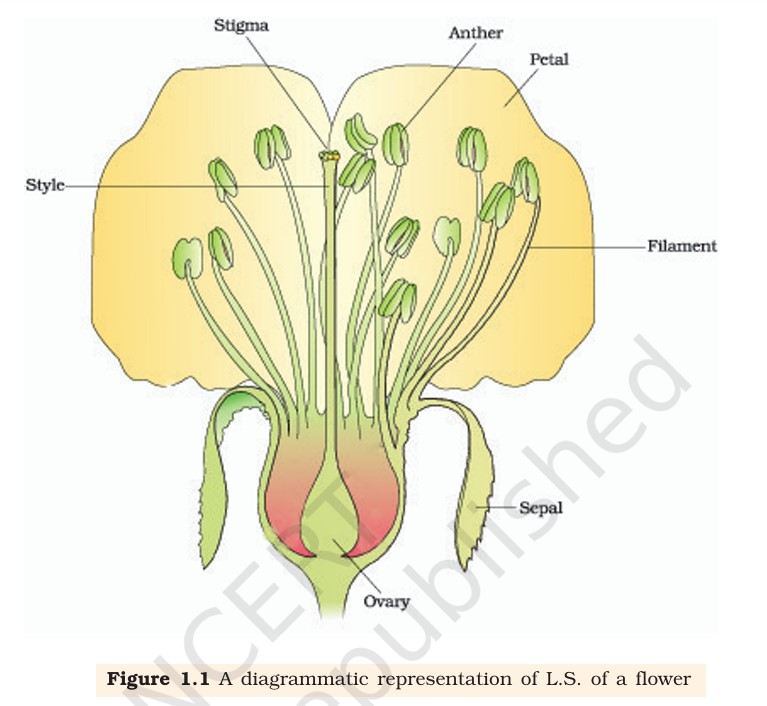
#> input picture dataset/images/Class_12_Figure 1.1.jpg, 767 x 706 px, found by its file name; its folder holds only this picture in this run
$ jupyter execute --allow-errors Image_EDA.ipynb   (shell and % lines are left out)   (older library calls are emulated)
#> lines starting #> are read from the running program, lines starting #| are printed output that depends on the picture
[cell 1]
# Importing the lib
from PIL import Image
import os
import pandas as pd
import cv2
import numpy as np

# MetaData for Class 11th and Class 12th

[cell 2]
def basic_metadata_analysis(image_folder) -> list:
    data = []
    for img_file in os.listdir(image_folder):
        if img_file.lower().endswith(('.jpg', '.jpeg', '.png')):
            img_path = os.path.join(image_folder, img_file)
            img = Image.open(img_path)
#> img is the input picture: PIL image 767x706 RGB; mean R, G, B 240.6, 238.2, 216.7
            width, height = img.size
#> width = 767; height = 706
            file_size = os.path.getsize(img_path) / 1024  # in KB
            data.append({'filename': img_file, 'width': width, 'height': height, 'file_size_kb': file_size})
    return data

[cell 3]
Class_11_image_folder = r"C:\Users\student\Desktop\202418003\Minor Project\Class 11\Dataset\Images"
Class_12_image_folder = r"C:\Users\student\Desktop\202418003\Minor Project\Class 12\dataset\images"

[cell 4]
Class_11_metadata = basic_metadata_analysis(image_folder=Class_11_image_folder)
Class_12_metadata = basic_metadata_analysis(image_folder=Class_12_image_folder)

[cell 5]
pd.DataFrame(Class_11_metadata).to_csv("Class_11_metadata.csv")

[cell 6]
pd.DataFrame(Class_12_metadata).to_csv("Class_12_metadata.csv")

# Text Presence & Density

[cell 7]
import os
from PIL import Image
import pytesseract
pytesseract.pytesseract.tesseract_cmd = r'C:\Program Files\Tesseract-OCR\tesseract.exe'

import pandas as pd

[cell 8]
def extract_text_features_from_images(image_dir):
    data = []

    for filename in os.listdir(image_dir):
        if filename.lower().endswith(('.png', '.jpg', '.jpeg', '.bmp', '.tiff')):
            file_path = os.path.join(image_dir, filename)
            try:
                img = Image.open(file_path)
                text = pytesseract.image_to_string(img)
                word_count = len(text.split())
                char_count = len(text)
                data.append({
                    'filename': filename,
                    'word_count': word_count,
                    'char_count': char_count
                })
                print(f"{file_path} done")
            except Exception as e:
                print(f"Error processing {filename}: {e}")
                continue

    df = pd.DataFrame(data)
    return df

#> (a cell that did not finish here is left out)

#> (a cell that did not finish here is left out)

#> (a cell that did not finish here is left out)

[cell 12]
def is_grayscale(img):
    if len(img.shape) < 3 or img.shape[2] == 1:
        return True
    b, g, r = cv2.split(img)
    return np.array_equal(b, g) and np.array_equal(b, r)

def calculate_blurriness(img_gray):
    # Higher variance → sharper image
    return cv2.Laplacian(img_gray, cv2.CV_64F).var()

def calculate_brightness(img_gray):
    return np.mean(img_gray)

def calculate_contrast(img_gray):
    return img_gray.std()

def image_quality_analysis(image_dir):
    data = []

    for filename in os.listdir(image_dir):
        if filename.lower().endswith(('.png', '.jpg', '.jpeg', '.bmp', '.tiff')):
            file_path = os.path.join(image_dir, filename)
            try:
                img = cv2.imread(file_path)
#> img: shape (706, 767, 3)
                if img is None:
                    continue

                img_gray = cv2.cvtColor(img, cv2.COLOR_BGR2GRAY)
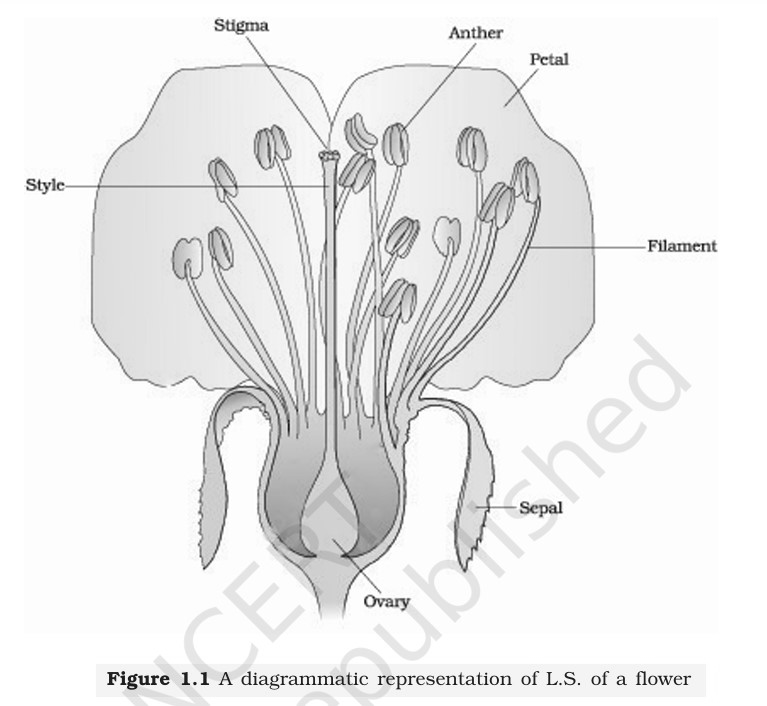
#> img_gray: shape (706, 767); min 8, max 255, mean 236.3

                blur_score = calculate_blurriness(img_gray)
#> blur_score = 953.8
                brightness = calculate_brightness(img_gray)
#> brightness = 236.3
                contrast = calculate_contrast(img_gray)
#> contrast = 32.39
                gray_flag = is_grayscale(img)
#> in is_grayscale, `b, g, r = cv2.split(img)`:
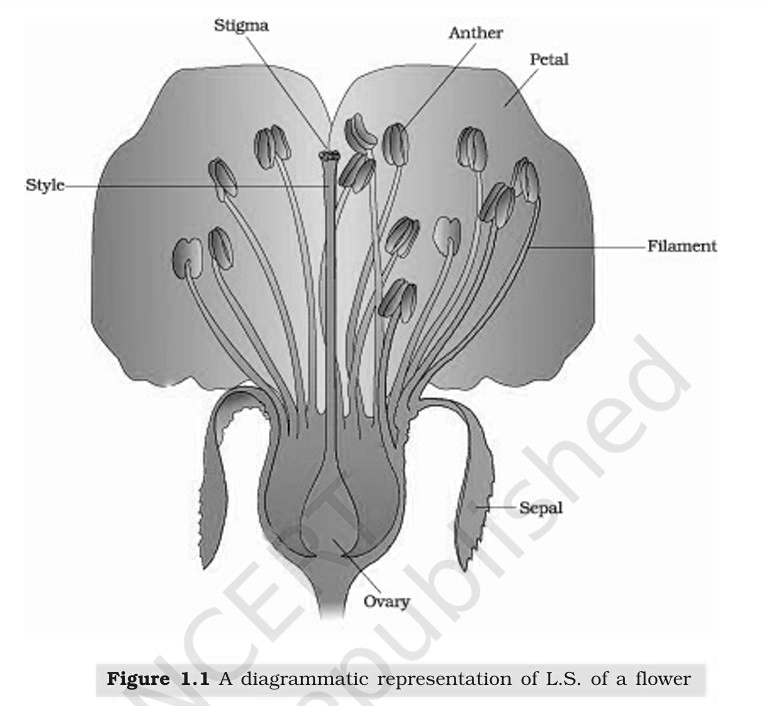
#> b: shape (706, 767); min 0, max 255, mean 216.7
#> in is_grayscale, `b, g, r = cv2.split(img)`:
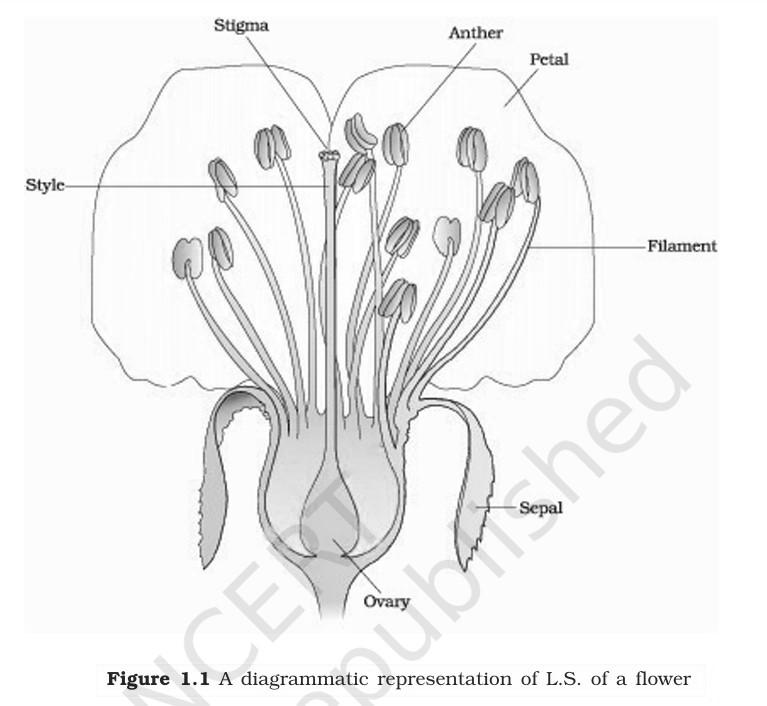
#> r: shape (706, 767); min 7, max 255, mean 240.6
#> gray_flag = False

                data.append({
                    'filename': filename,
                    'laplacian_variance': round(blur_score, 2),
                    'brightness': round(brightness, 2),
                    'contrast': round(contrast, 2),
                    'is_grayscale': gray_flag
                })

            except Exception as e:
                print(f"Error processing {filename}: {e}")
                continue

    return pd.DataFrame(data)

[cell 13]
image_quality_analysis(Class_11_image_folder).to_csv("Class_11_Image_Quality_Checks.csv")

[cell 14]
image_quality_analysis(Class_12_image_folder).to_csv("Class_12_Image_Quality_Checks.csv")

[cell 15]
import os
import cv2
import numpy as np
import pandas as pd
from PIL import Image
import pytesseract

def analyze_images(image_dir):
    data = []

    for filename in os.listdir(image_dir):
        if filename.lower().endswith(('.png', '.jpg', '.jpeg', '.bmp', '.tiff')):
            file_path = os.path.join(image_dir, filename)
            try:
                # Basic Metadata
                pil_img = Image.open(file_path)
                width, height = pil_img.size
#> width = 767; height = 706
                file_size_kb = os.path.getsize(file_path) / 1024  # in KB

                # Text Features using OCR
                try:
                    text = pytesseract.image_to_string(pil_img)
                    word_count = len(text.split())
                    char_count = len(text)
                except Exception:
                    word_count = 0
                    char_count = 0

                # Image Quality Metrics using OpenCV
                img = cv2.imread(file_path)
                if img is None:
                    continue

                img_gray = cv2.cvtColor(img, cv2.COLOR_BGR2GRAY)

                laplacian_variance = cv2.Laplacian(img_gray, cv2.CV_64F).var()
                brightness = np.mean(img_gray)
                contrast = img_gray.std()

                def is_grayscale(img):
                    if len(img.shape) < 3 or img.shape[2] == 1:
                        return True
                    b, g, r = cv2.split(img)
                    return np.array_equal(b, g) and np.array_equal(b, r)

                grayscale = is_grayscale(img)

                # Append all info
                data.append({
                    'filename': filename,
                    'width': width,
                    'height': height,
                    'file_size_kb': round(file_size_kb, 2),
                    'word_count': word_count,
                    'char_count': char_count,
                    'laplacian_variance': round(laplacian_variance, 2),
                    'brightness': round(brightness, 2),
                    'contrast': round(contrast, 2),
                    'is_grayscale': grayscale
                })

                print(f"Processed: {filename}")

            except Exception as e:
                print(f"Error processing {filename}: {e}")
                continue

    return pd.DataFrame(data)

$ run again, on dataset/images/Class_12_Figure 1.12c.jpg
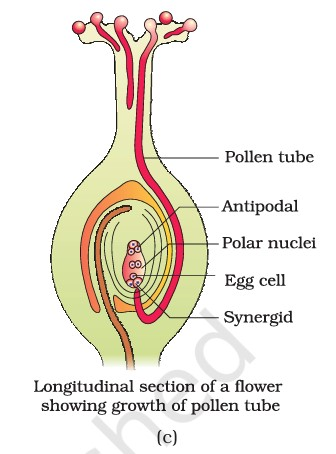
#> input picture dataset/images/Class_12_Figure 1.12c.jpg, 336 x 454 px, found by its file name
#> in basic_metadata_analysis, img is the input picture: PIL image 336x454 RGB; mean R, G, B 237.8, 232.6, 223.5
#> img: shape (454, 336, 3)
#> in image_quality_analysis, `img_gray = cv2.cvtColor(img, cv2.COLOR_BGR2GRAY)`:
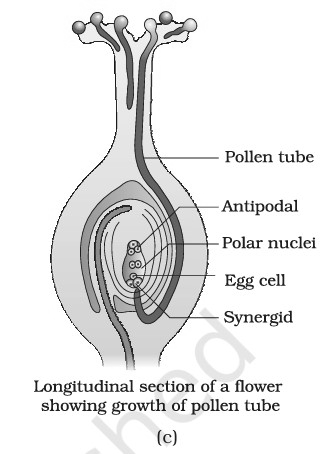
#> img_gray: shape (454, 336); min 10, max 255, mean 233.1
#> blur_score = 6548
#> brightness = 233.1
#> contrast = 49.26
#> in is_grayscale, `b, g, r = cv2.split(img)`:
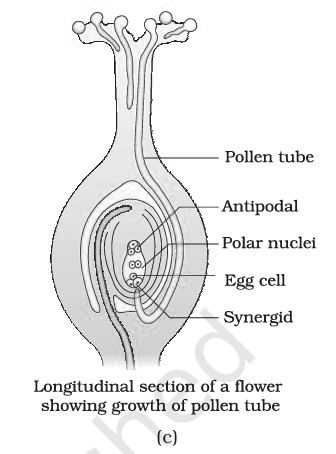
#> r: shape (454, 336); min 10, max 255, mean 237.8
#> gray_flag = False

$ run again, on dataset/images/Class_12_Figure 1.12e.jpg
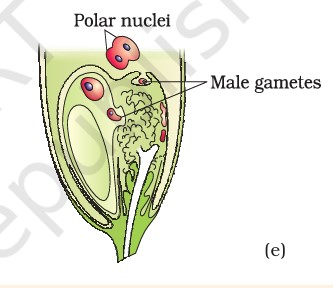
#> input picture dataset/images/Class_12_Figure 1.12e.jpg, 333 x 288 px, found by its file name
#> in basic_metadata_analysis, img is the input picture: PIL image 333x288 RGB; mean R, G, B 233.7, 234.3, 222.7
#> img: shape (288, 333, 3)
#> in image_quality_analysis, `img_gray = cv2.cvtColor(img, cv2.COLOR_BGR2GRAY)`:
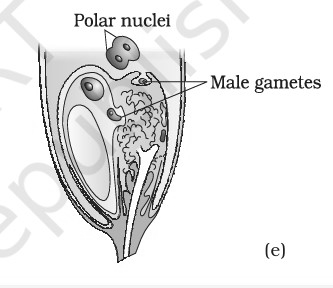
#> img_gray: shape (288, 333); min 13, max 255, mean 232.8
#> blur_score = 7557.2
#> brightness = 232.8
#> contrast = 49.58
#> in is_grayscale, `b, g, r = cv2.split(img)`:
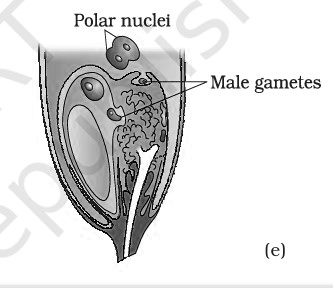
#> b: shape (288, 333); min 0, max 255, mean 222.7
#> gray_flag = False

$ run again, on dataset/images/Class_12_Figure 1.10.jpg
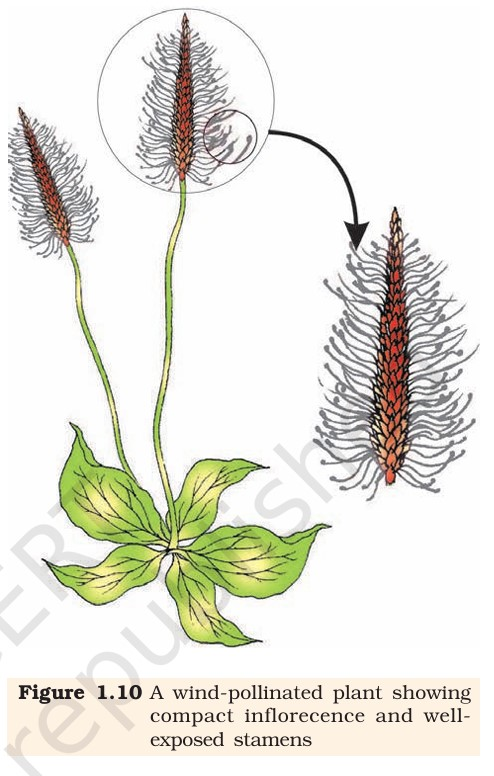
#> input picture dataset/images/Class_12_Figure 1.10.jpg, 494 x 776 px, found by its file name
#> in basic_metadata_analysis, img is the input picture: PIL image 494x776 RGB; mean R, G, B 231.5, 230.9, 222.4
#> img: shape (776, 494, 3)
#> in image_quality_analysis, `img_gray = cv2.cvtColor(img, cv2.COLOR_BGR2GRAY)`:
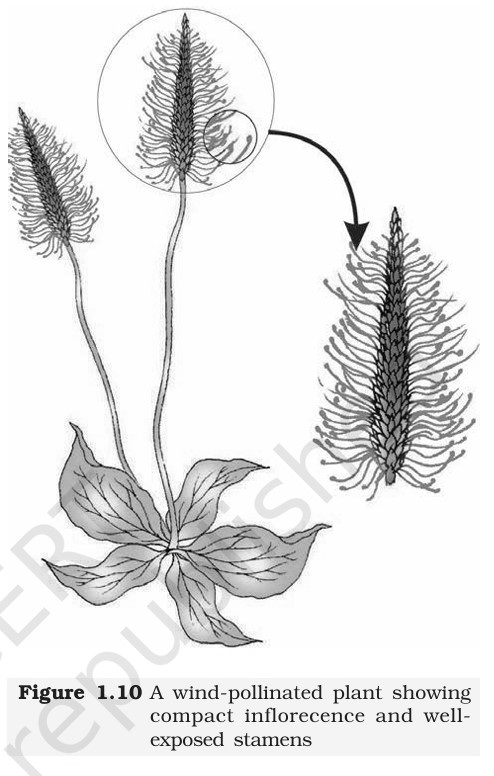
#> img_gray: shape (776, 494); min 0, max 255, mean 230.1
#> blur_score = 2756.7
#> brightness = 230.1
#> contrast = 49.32
#> in is_grayscale, `b, g, r = cv2.split(img)`:
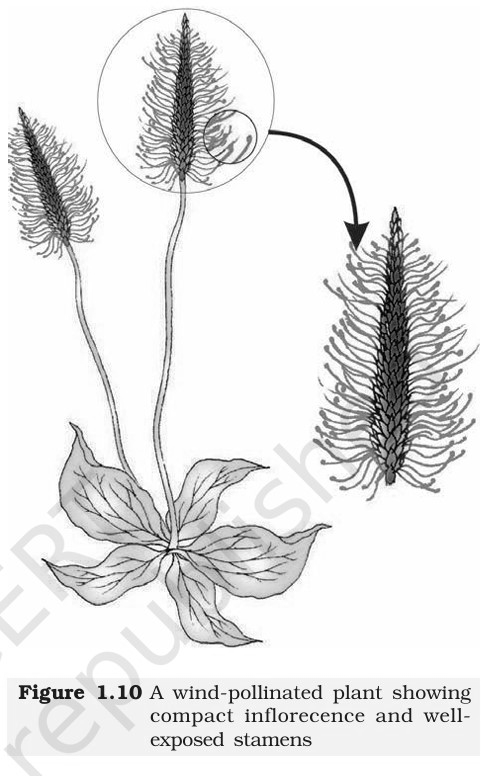
#> g: shape (776, 494); min 0, max 255, mean 230.9
#> gray_flag = False
